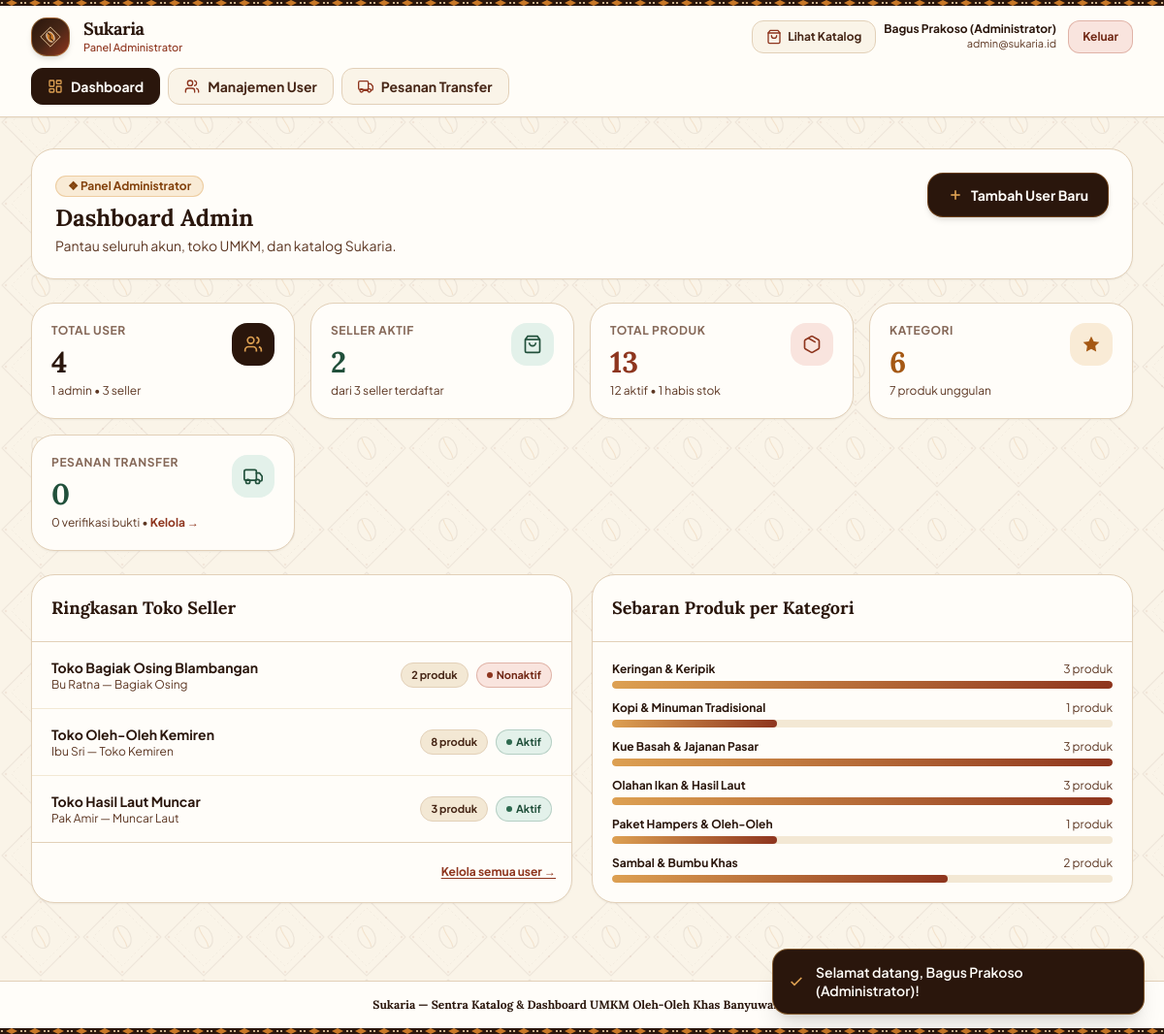
/index.php?r=admin/dashboard (signed in), run on the app's committed database.
### tables this page shows
CREATE TABLE users (
  id            INT UNSIGNED     NOT NULL AUTO_INCREMENT,
  name          VARCHAR(100)     NOT NULL,
  email         VARCHAR(150)     NOT NULL,
  password_hash VARCHAR(255)     NOT NULL,
  role          ENUM('admin','seller') NOT NULL,
  store_name    VARCHAR(150)     NULL,
  is_active     TINYINT(1)       NOT NULL DEFAULT 1,
  created_at    TIMESTAMP        NOT NULL DEFAULT CURRENT_TIMESTAMP,
  updated_at    TIMESTAMP        NOT NULL DEFAULT CURRENT_TIMESTAMP ON UPDATE CURRENT_TIMESTAMP,
  PRIMARY KEY (id),
  UNIQUE KEY uq_users_email (email)
);

CREATE TABLE categories (
  id          INT UNSIGNED NOT NULL AUTO_INCREMENT,
  name        VARCHAR(100) NOT NULL,
  slug        VARCHAR(120) NOT NULL,
  description VARCHAR(255) NULL,
  is_active   TINYINT(1)   NOT NULL DEFAULT 1,
  created_at  TIMESTAMP    NOT NULL DEFAULT CURRENT_TIMESTAMP,
  updated_at  TIMESTAMP    NOT NULL DEFAULT CURRENT_TIMESTAMP ON UPDATE CURRENT_TIMESTAMP,
  PRIMARY KEY (id),
  UNIQUE KEY uq_categories_name (name),
  UNIQUE KEY uq_categories_slug (slug)
);

### app/views/admin/dashboard.php (the view, shortened to what the rows shown need)
<section class="space-y-6">
  <div class="flex flex-col md:flex-row md:items-center md:justify-between gap-4 bg-cotton-50 p-5 sm:p-6 rounded-3xl border border-cotton-300 shadow-sm">
    <div>
      <h2 class="font-serif text-xl sm:text-2xl font-bold text-espresso-900">Dashboard Admin</h2>
    </div>
  </div>
  <div class="grid grid-cols-1 lg:grid-cols-2 gap-5">
    <div class="bg-cotton-50 rounded-3xl border border-cotton-300 shadow-sm overflow-hidden">
      <div class="divide-y divide-cotton-200">
        <?php if (count($sellers) === 0): ?>
          <p class="p-5 text-sm text-espresso-700">Belum ada seller terdaftar.</p>
        <?php else: foreach ($sellers as $s): ?>
          <div class="p-4 sm:px-5 flex items-center justify-between gap-3 hover:bg-cotton-100/60 transition">
            <div class="min-w-0">
              <p class="font-bold text-sm text-espresso-900 truncate"><?= e($s['store_name'] ?: $s['name']) ?></p>
              <p class="text-xs text-espresso-700 truncate"><?= e($s['name']) ?></p>
            </div>
            <div class="flex items-center gap-2 shrink-0">
              <span class="px-2.5 py-1 rounded-full text-[11px] font-bold bg-cotton-200 text-espresso-800 border border-cotton-300"><?= (int) $s['product_count'] ?> produk</span>
              <span class="inline-flex items-center gap-1 px-2.5 py-1 rounded-full text-[11px] font-bold border <?= (int) $s['is_active'] === 1 ? 'bg-coffeeleaf-100 text-coffeeleaf-700 border-coffeeleaf-600/25' : 'bg-osing-100 text-osing-700 border-osing-500/30' ?>">
                <span class="w-1.5 h-1.5 rounded-full <?= (int) $s['is_active'] === 1 ? 'bg-coffeeleaf-600' : 'bg-osing-600' ?>"></span>
                <?= (int) $s['is_active'] === 1 ? 'Aktif' : 'Nonaktif' ?>
              </span>
            </div>
          </div>
        <?php endforeach; endif; ?>
      </div>
    </div>
    <div class="bg-cotton-50 rounded-3xl border border-cotton-300 shadow-sm overflow-hidden">
      <div class="p-4 sm:p-5 space-y-3">
        <?php $maxCount = max(1, ...array_map(fn($c) => (int) $c['product_count'], $categories)); foreach ($categories as $c): ?>
          <div>
            <div class="flex items-center justify-between text-xs mb-1">
              <span class="font-bold text-espresso-900 truncate"><?= e($c['name']) ?></span>
              <span class="text-espresso-700 shrink-0 ml-2"><?= (int) $c['product_count'] ?> produk<?= (int) $c['is_active'] === 0 ? ' • nonaktif' : '' ?></span>
            </div>
            <div class="h-2 rounded-full bg-cotton-200 overflow-hidden">
              <div class="h-full rounded-full bg-gradient-to-r from-sogan-400 to-osing-600" style="width: <?= round(((int) $c['product_count'] / $maxCount) * 100) ?>%"></div>
            </div>
          </div>
        <?php endforeach; ?>
      </div>
    </div>
  </div>
</section>

### data on the page
users: store_name "Toko Bagiak Osing Blambangan", name "Bu Ratna — Bagiak Osing", product_count "2", is_active 0 (drawn)
users: store_name "Toko Oleh-Oleh Kemiren", name "Ibu Sri — Toko Kemiren", product_count "8", is_active 1 (drawn)
users: store_name "Toko Hasil Laut Muncar", name "Pak Amir — Muncar Laut", product_count "3", is_active 1 (drawn)
categories: name "Keringan & Keripik", product_count "3"
categories: name "Kopi & Minuman Tradisional", product_count "1"
categories: name "Kue Basah & Jajanan Pasar", product_count "3"
categories: name "Olahan Ikan & Hasil Laut", product_count "3"
categories: name "Paket Hampers & Oleh-Oleh", product_count "1"
categories: name "Sambal & Bumbu Khas", product_count "2"

### other printed values
$user['name'] "Bagus Prakoso (Administrator)"
$user['email'] "admin@sukaria.id"
$item['label'] "Dashboard"
$item['label'] "Manajemen User"
$item['label'] "Pesanan Transfer"
$userStats['total_users'] "4"
$userStats['total_admins'] "1"
$userStats['total_sellers'] "3"
$userStats['active_sellers'] "2"
$productStats['total_products'] "13"
$productStats['active_products'] "12"
$productStats['out_of_stock'] "1"
$userStats['total_categories'] "6"
$productStats['featured'] "7"
$orderStats['total_orders'] "0"
